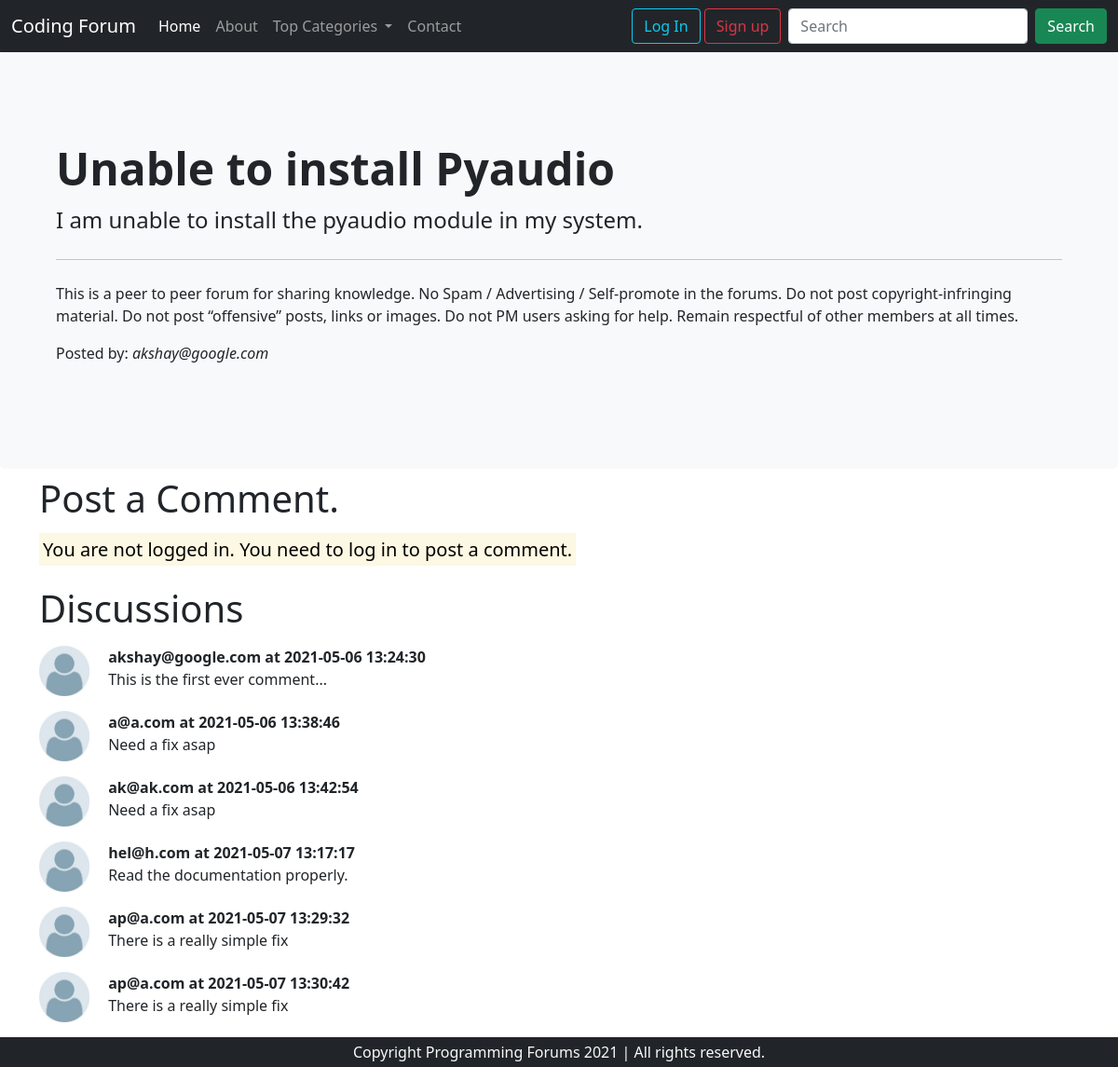
The app's page /thread.php?threadid=1 with its own data.
### tables this page shows
CREATE TABLE `threads` (
  `t_id` int(7) NOT NULL,
  `t_title` varchar(255) NOT NULL,
  `t_desc` text NOT NULL,
  `t_cat_id` int(7) NOT NULL,
  `t_user_id` int(7) NOT NULL,
  `timestamp` datetime NOT NULL DEFAULT current_timestamp()
);

CREATE TABLE `users` (
  `sno` int(8) NOT NULL,
  `user_email` varchar(255) NOT NULL,
  `user_pass` varchar(255) NOT NULL,
  `timestamp` datetime NOT NULL DEFAULT current_timestamp()
);

CREATE TABLE `comments` (
  `comment_id` int(8) NOT NULL,
  `comment_content` text NOT NULL,
  `thread_id` int(8) NOT NULL,
  `comment_by` int(8) NOT NULL,
  `comment_time` datetime NOT NULL DEFAULT current_timestamp()
);

### thread.php (the view, shortened to what this page needs)
<!doctype html>
<html lang="en">
<head>
    <link href="https://cdn.jsdelivr.net/npm/bootstrap@5.0.0-beta3/dist/css/bootstrap.min.css" rel="stylesheet"
>
</head>
<body>
    <?php include 'partials/_dbconnect.php' ?>
    <?php include 'partials/_header.php' ?>
    <?php
    $id = $_GET['threadid'];
    $sql = "SELECT * FROM `threads` WHERE t_id=$id";
    $result = mysqli_query($conn, $sql);
    while($row = mysqli_fetch_assoc($result)){
        $title = $row['t_title'];
        $desc = $row['t_desc'];
        $thread_user_id = $row['t_user_id'];
        $sql2 = "select user_email from `users` where sno=$thread_user_id";
        $result2 = mysqli_query($conn, $sql2);
        $row2 = mysqli_fetch_assoc($result2);
        $posted_by = $row2['user_email'];
    }
    ?>
    <div class="p-5 bg-light rounded-3">
        <div class="container py-5">
            <h1 class="display-5 fw-bold"><?php echo $title;?></h1>
            <p class="col-md-8 fs-4">
                <?php echo $desc;?>
            </p>
            <hr class="my-4">
            <p>This is a peer to peer forum for sharing knowledge.
                No Spam / Advertising / Self-promote in the forums.
                Do not post copyright-infringing material.
                Do not post “offensive” posts, links or images.
                Do not PM users asking for help.
                Remain respectful of other members at all times.</p>
            <p>Posted by: <em><?php echo $posted_by;?></em></p>
        </div>
    </div>
    <?php
    if(isset($_SESSION['loggedin']) && $_SESSION['loggedin']==true){
        echo '<div class="container">
        <h1 class="py-2">
            Post a Comment
        </h1>
        <form action="'. $_SERVER['REQUEST_URI'] .'" method="post">
            <div class="mb-3">
                <label for="comment" class="form-label">Type your comment</label>
                <textarea class="form-control" id="comment" name="comment" rows="3"></textarea>
                <input type="hidden" name="sno" value="'.$_SESSION['sno'].'">
             </div>
            <button type="submit" class="btn btn-success">Post comment</button>
        </form>
    </div>';
    }
    else {
        echo '<div class="container">
        <h1 class="py-2">
            Post a Comment.
        </h1>
        <p class="lead"><mark>You are not logged in. You need to log in to post a comment.</mark></p>
    </div>';
    }
    ?>
    <div class="container mb-5">
        <h1 class="py-2">
            Discussions
        </h1>
        <?php
    $id = $_GET['threadid'];
    $sql = "SELECT * FROM `comments` WHERE thread_id =$id";
    $result = mysqli_query($conn, $sql);
    while($row = mysqli_fetch_assoc($result)){
        $content = $row['comment_content'];
        $time = $row['comment_time'];
        $thread_user_id = $row['comment_by'];
        $sql2 = "select user_email from `users` where sno=$thread_user_id";
        $result2 = mysqli_query($conn, $sql2);
        $row2 = mysqli_fetch_assoc($result2);
        echo '<div class="d-flex mb-3 mb-2">
            <div class="flex-shrink-0">
                <img src="/forum/img/user.jpg" width="54px" alt="...">
            </div>
            &nbsp;
            <div class="flex-grow-1 ms-3">
            <p class="fw-bold my-0">'.$row2['user_email'].' at '.$time.'</p>
                '. $content .'
            </div>
        </div>';
    }
    ?>
    </div>
    <?php include 'partials/_footer.php' ?>
</body>
</html>

### records on screen
threads: t_title "Unable to install Pyaudio", t_desc "I am unable to install the pyaudio module in my system."
users: user_email "akshay@google.com"
comments: users.user_email "akshay@google.com", comment_time "2021-05-06 13:24:30", comment_content "This is the first ever comment..."
comments: users.user_email "a@a.com", comment_time "2021-05-06 13:38:46", comment_content "Need a fix asap"
comments: users.user_email "ak@ak.com", comment_time "2021-05-06 13:42:54", comment_content "Need a fix asap"
comments: users.user_email "hel@h.com", comment_time "2021-05-07 13:17:17", comment_content "Read the documentation properly."
comments: users.user_email "ap@a.com", comment_time "2021-05-07 13:29:32", comment_content "There is a really simple fix"
comments: users.user_email "ap@a.com", comment_time "2021-05-07 13:30:42", comment_content "There is a really simple fix"
